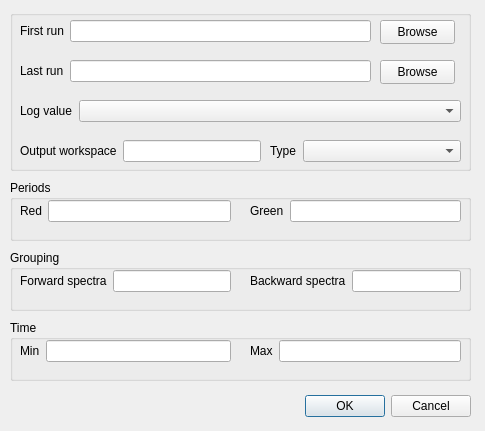
<ui version="4.0" >
 <class>PlotAsymmetryByLogValueDialog</class>
 <widget class="QDialog" name="PlotAsymmetryByLogValueDialog" >
  <property name="geometry" >
   <rect>
    <x>0</x>
    <y>0</y>
    <width>485</width>
    <height>431</height>
   </rect>
  </property>
  <property name="windowTitle" >
   <string>PlotAsymmetryByLogValue</string>
  </property>
  <widget class="QDialogButtonBox" name="buttonBox" >
   <property name="geometry" >
    <rect>
     <x>130</x>
     <y>390</y>
     <width>341</width>
     <height>32</height>
    </rect>
   </property>
   <property name="orientation" >
    <enum>Qt::Horizontal</enum>
   </property>
   <property name="standardButtons" >
    <set>QDialogButtonBox::Cancel|QDialogButtonBox::Ok</set>
   </property>
  </widget>
  <widget class="QGroupBox" name="groupBox" >
   <property name="geometry" >
    <rect>
     <x>10</x>
     <y>10</y>
     <width>461</width>
     <height>161</height>
    </rect>
   </property>
   <property name="title" >
    <string/>
   </property>
   <widget class="QWidget" name="layoutWidget_2" >
    <property name="geometry" >
     <rect>
      <x>260</x>
      <y>130</y>
      <width>191</width>
      <height>22</height>
     </rect>
    </property>
    <layout class="QHBoxLayout" name="horizontalLayout_5" >
     <item>
      <widget class="QLabel" name="label_5" >
       <property name="text" >
        <string>Type</string>
       </property>
      </widget>
     </item>
     <item>
      <widget class="QComboBox" name="typeBox" >
       <property name="sizePolicy" >
        <sizepolicy vsizetype="Fixed" hsizetype="Expanding" >
         <horstretch>0</horstretch>
         <verstretch>0</verstretch>
        </sizepolicy>
       </property>
      </widget>
     </item>
    </layout>
   </widget>
   <widget class="QWidget" name="layoutWidget" >
    <property name="geometry" >
     <rect>
      <x>10</x>
      <y>130</y>
      <width>241</width>
      <height>22</height>
     </rect>
    </property>
    <layout class="QHBoxLayout" name="horizontalLayout_3" >
     <item>
      <widget class="QLabel" name="label_3" >
       <property name="text" >
        <string>Output workspace</string>
       </property>
      </widget>
     </item>
     <item>
      <widget class="QLineEdit" name="outWSBox" />
     </item>
    </layout>
   </widget>
   <widget class="QWidget" name="layoutWidget" >
    <property name="geometry" >
     <rect>
      <x>10</x>
      <y>90</y>
      <width>441</width>
      <height>22</height>
     </rect>
    </property>
    <layout class="QHBoxLayout" name="horizontalLayout_4" >
     <item>
      <widget class="QLabel" name="label_4" >
       <property name="text" >
        <string>Log value</string>
       </property>
      </widget>
     </item>
     <item>
      <widget class="QComboBox" name="logBox" >
       <property name="sizePolicy" >
        <sizepolicy vsizetype="Fixed" hsizetype="Expanding" >
         <horstretch>0</horstretch>
         <verstretch>0</verstretch>
        </sizepolicy>
       </property>
      </widget>
     </item>
    </layout>
   </widget>
   <widget class="QWidget" name="layoutWidget" >
    <property name="geometry" >
     <rect>
      <x>10</x>
      <y>10</y>
      <width>351</width>
      <height>22</height>
     </rect>
    </property>
    <layout class="QHBoxLayout" name="horizontalLayout" >
     <item>
      <widget class="QLabel" name="label" >
       <property name="text" >
        <string>First run</string>
       </property>
      </widget>
     </item>
     <item>
      <widget class="QLineEdit" name="firstRunBox" />
     </item>
    </layout>
   </widget>
   <widget class="QWidget" name="layoutWidget" >
    <property name="geometry" >
     <rect>
      <x>10</x>
      <y>50</y>
      <width>351</width>
      <height>22</height>
     </rect>
    </property>
    <layout class="QHBoxLayout" name="horizontalLayout_2" >
     <item>
      <widget class="QLabel" name="label_2" >
       <property name="text" >
        <string>Last run</string>
       </property>
      </widget>
     </item>
     <item>
      <widget class="QLineEdit" name="lastRunBox" />
     </item>
    </layout>
   </widget>
   <widget class="QPushButton" name="browseFirstButton" >
    <property name="geometry" >
     <rect>
      <x>370</x>
      <y>10</y>
      <width>75</width>
      <height>24</height>
     </rect>
    </property>
    <property name="text" >
     <string>Browse</string>
    </property>
   </widget>
   <widget class="QPushButton" name="browseLastButton" >
    <property name="geometry" >
     <rect>
      <x>370</x>
      <y>50</y>
      <width>75</width>
      <height>24</height>
     </rect>
    </property>
    <property name="text" >
     <string>Browse</string>
    </property>
   </widget>
  </widget>
  <widget class="QGroupBox" name="groupBox_2" >
   <property name="geometry" >
    <rect>
     <x>10</x>
     <y>180</y>
     <width>461</width>
     <height>61</height>
    </rect>
   </property>
   <property name="title" >
    <string>Periods</string>
   </property>
   <widget class="QWidget" name="layoutWidget_3" >
    <property name="geometry" >
     <rect>
      <x>10</x>
      <y>20</y>
      <width>211</width>
      <height>22</height>
     </rect>
    </property>
    <layout class="QHBoxLayout" name="horizontalLayout_6" >
     <item>
      <widget class="QLabel" name="label_6" >
       <property name="text" >
        <string>Red</string>
       </property>
      </widget>
     </item>
     <item>
      <widget class="QLineEdit" name="redBox" />
     </item>
    </layout>
   </widget>
   <widget class="QWidget" name="layoutWidget_4" >
    <property name="geometry" >
     <rect>
      <x>240</x>
      <y>20</y>
      <width>211</width>
      <height>22</height>
     </rect>
    </property>
    <layout class="QHBoxLayout" name="horizontalLayout_7" >
     <item>
      <widget class="QLabel" name="label_7" >
       <property name="text" >
        <string>Green</string>
       </property>
      </widget>
     </item>
     <item>
      <widget class="QLineEdit" name="greenBox" />
     </item>
    </layout>
   </widget>
  </widget>
  <widget class="QGroupBox" name="groupBox_3" >
   <property name="geometry" >
    <rect>
     <x>10</x>
     <y>250</y>
     <width>461</width>
     <height>61</height>
    </rect>
   </property>
   <property name="title" >
    <string>Grouping</string>
   </property>
   <widget class="QWidget" name="layoutWidget_7" >
    <property name="geometry" >
     <rect>
      <x>10</x>
      <y>20</y>
      <width>211</width>
      <height>22</height>
     </rect>
    </property>
    <layout class="QHBoxLayout" name="horizontalLayout_10" >
     <item>
      <widget class="QLabel" name="label_10" >
       <property name="text" >
        <string>Forward spectra</string>
       </property>
      </widget>
     </item>
     <item>
      <widget class="QLineEdit" name="forwardBox" >
       <property name="mouseTracking" >
        <bool>false</bool>
       </property>
      </widget>
     </item>
    </layout>
   </widget>
   <widget class="QWidget" name="layoutWidget_8" >
    <property name="geometry" >
     <rect>
      <x>240</x>
      <y>20</y>
      <width>211</width>
      <height>22</height>
     </rect>
    </property>
    <layout class="QHBoxLayout" name="horizontalLayout_11" >
     <item>
      <widget class="QLabel" name="label_11" >
       <property name="text" >
        <string>Backward spectra</string>
       </property>
      </widget>
     </item>
     <item>
      <widget class="QLineEdit" name="backwardBox" />
     </item>
    </layout>
   </widget>
  </widget>
  <widget class="QGroupBox" name="groupBox_4" >
   <property name="geometry" >
    <rect>
     <x>10</x>
     <y>320</y>
     <width>461</width>
     <height>61</height>
    </rect>
   </property>
   <property name="title" >
    <string>Time</string>
   </property>
   <widget class="QWidget" name="layoutWidget_5" >
    <property name="geometry" >
     <rect>
      <x>10</x>
      <y>20</y>
      <width>211</width>
      <height>22</height>
     </rect>
    </property>
    <layout class="QHBoxLayout" name="horizontalLayout_8" >
     <item>
      <widget class="QLabel" name="label_8" >
       <property name="text" >
        <string>Min</string>
       </property>
      </widget>
     </item>
     <item>
      <widget class="QLineEdit" name="timeMinBox" />
     </item>
    </layout>
   </widget>
   <widget class="QWidget" name="layoutWidget_6" >
    <property name="geometry" >
     <rect>
      <x>240</x>
      <y>20</y>
      <width>211</width>
      <height>22</height>
     </rect>
    </property>
    <layout class="QHBoxLayout" name="horizontalLayout_9" >
     <item>
      <widget class="QLabel" name="label_9" >
       <property name="text" >
        <string>Max</string>
       </property>
      </widget>
     </item>
     <item>
      <widget class="QLineEdit" name="timeMaxBox" />
     </item>
    </layout>
   </widget>
  </widget>
 </widget>
 <tabstops>
  <tabstop>firstRunBox</tabstop>
  <tabstop>browseFirstButton</tabstop>
  <tabstop>lastRunBox</tabstop>
  <tabstop>browseLastButton</tabstop>
  <tabstop>logBox</tabstop>
  <tabstop>outWSBox</tabstop>
  <tabstop>typeBox</tabstop>
  <tabstop>redBox</tabstop>
  <tabstop>greenBox</tabstop>
  <tabstop>forwardBox</tabstop>
  <tabstop>backwardBox</tabstop>
  <tabstop>timeMinBox</tabstop>
  <tabstop>timeMaxBox</tabstop>
  <tabstop>buttonBox</tabstop>
 </tabstops>
 <resources/>
 <connections>
  <connection>
   <sender>buttonBox</sender>
   <signal>accepted()</signal>
   <receiver>PlotAsymmetryByLogValueDialog</receiver>
   <slot>accept()</slot>
   <hints>
    <hint type="sourcelabel" >
     <x>248</x>
     <y>254</y>
    </hint>
    <hint type="destinationlabel" >
     <x>157</x>
     <y>274</y>
    </hint>
   </hints>
  </connection>
  <connection>
   <sender>buttonBox</sender>
   <signal>rejected()</signal>
   <receiver>PlotAsymmetryByLogValueDialog</receiver>
   <slot>reject()</slot>
   <hints>
    <hint type="sourcelabel" >
     <x>316</x>
     <y>260</y>
    </hint>
    <hint type="destinationlabel" >
     <x>286</x>
     <y>274</y>
    </hint>
   </hints>
  </connection>
 </connections>
</ui>
